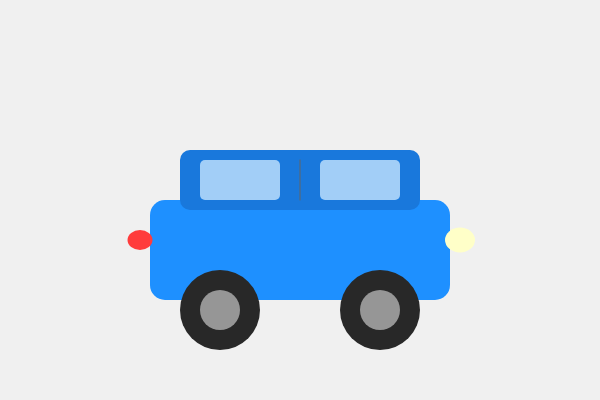
Frame 1 (no input)
Frame 60 (no input): identical to frame 1, image omitted
Frame 120 (the mouse pressed at the canvas centre since frame 60): identical to frame 1, image omitted

The p5.js sketch that drew this single still picture (run headless with seeded random() and noise() and a simulated clock; from frame 60 on, the mouse is pressed at the canvas centre):

// p5.js sketch
// ── sketch.js
function setup() {
  createCanvas(600, 400);
}

function draw() {
  background(240); // Light gray background
  
  // Main car body
  fill(30, 144, 255); // Dodger blue color
  noStroke();
  rect(150, 200, 300, 100, 15); // x, y, width, height, rounded corners
  
  // Car top/roof
  fill(25, 120, 220); // Slightly darker blue
  rect(180, 150, 240, 60, 10);
  
  // Windows
  fill(200, 230, 255, 200); // Semi-transparent light blue
  rect(200, 160, 80, 40, 5); // Left window
  rect(320, 160, 80, 40, 5); // Right window
  
  // Window divider
  stroke(100);
  line(300, 160, 300, 200);
  noStroke();
  
  // Wheels
  fill(40); // Dark gray wheels
  ellipse(220, 310, 80, 80); // Left wheel
  ellipse(380, 310, 80, 80); // Right wheel
  
  // Wheel hubs
  fill(150); // Light gray hubs
  ellipse(220, 310, 40, 40);
  ellipse(380, 310, 40, 40);
  
  // Headlight
  fill(255, 255, 200); // Warm white
  ellipse(460, 240, 30, 25);
  
  // Taillight
  fill(255, 60, 60); // Bright red
  ellipse(140, 240, 25, 20);
}
